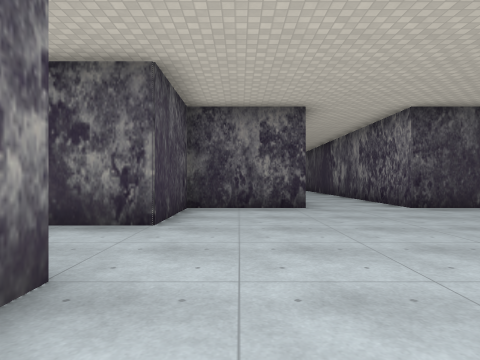
view 1 (above)

23 first-person views from a walk through a Godot game level. The camera is 1.3 m above the floor, looks level and sees 75° across. The floor is counted in squares, 2 m on a side. Each view is taken from the middle of a square. On the plan, view 1 faces up. The plan holds only what a view shows up to about 10 squares ahead; the rest is blank. Some surface patterns are stand-ins.

view 2
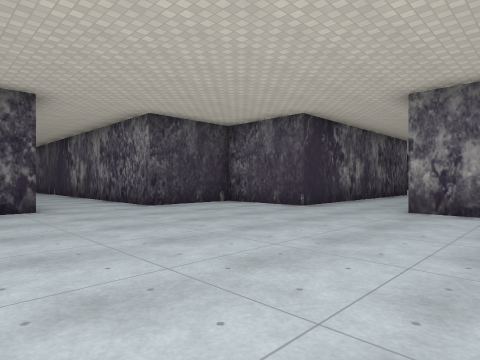

view 3
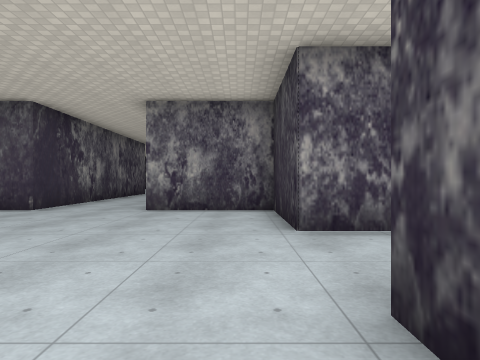

view 4
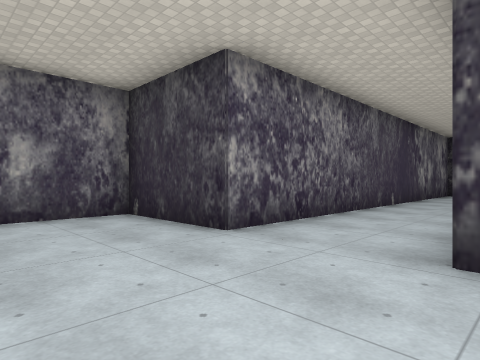

view 5
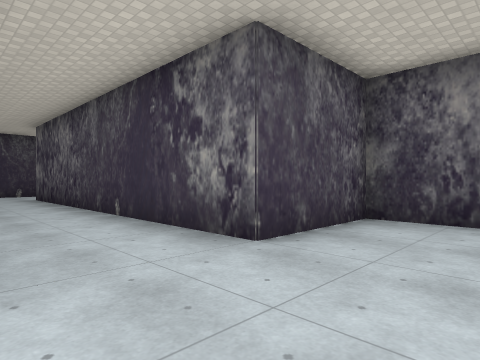

view 6
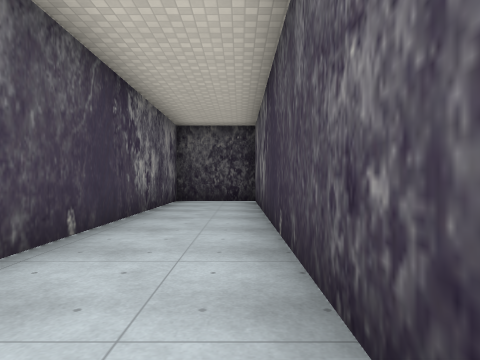

view 7
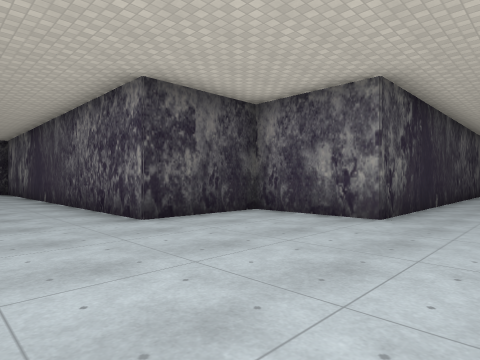

view 8
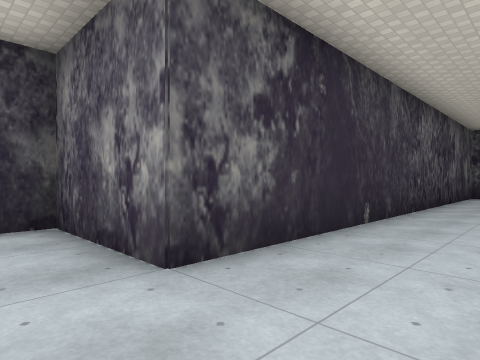

view 9
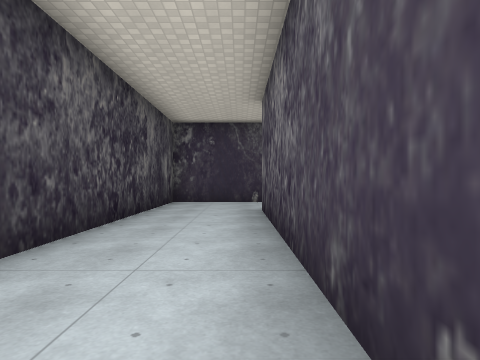

view 10
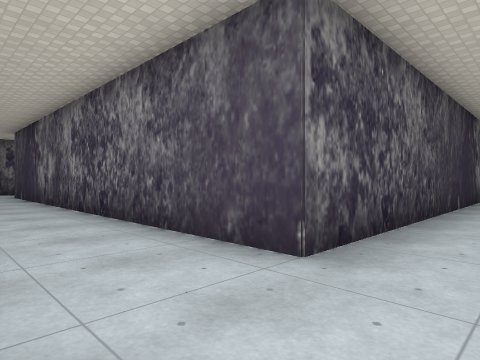

view 11
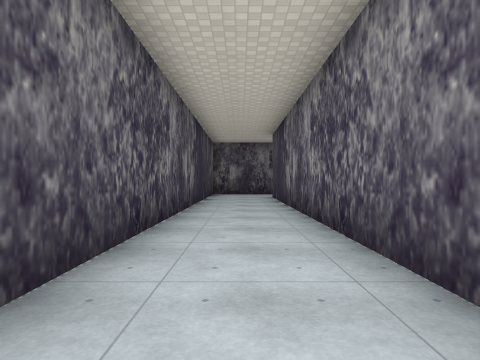

view 12
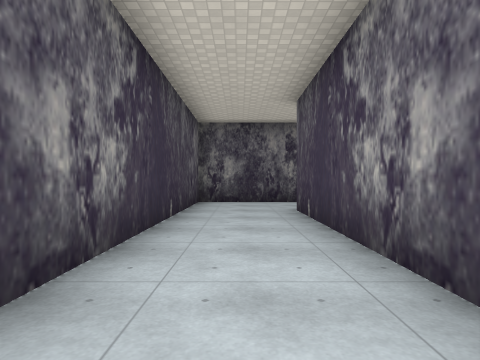

view 13
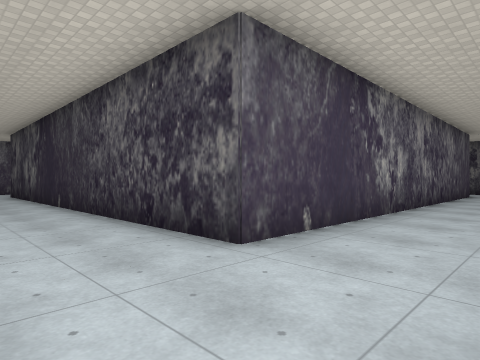

view 14
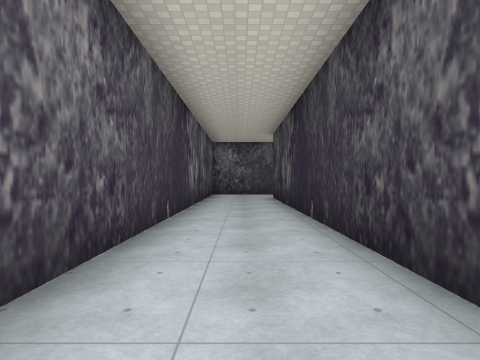

view 15
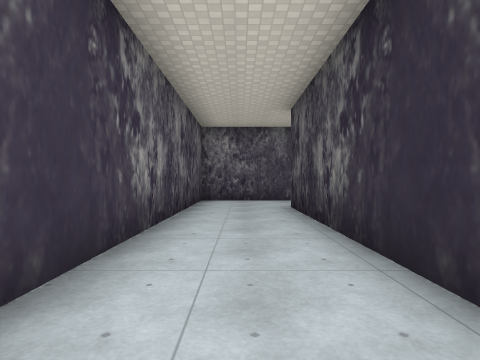

view 16
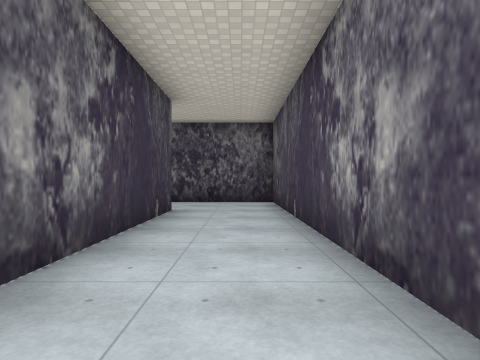

view 17
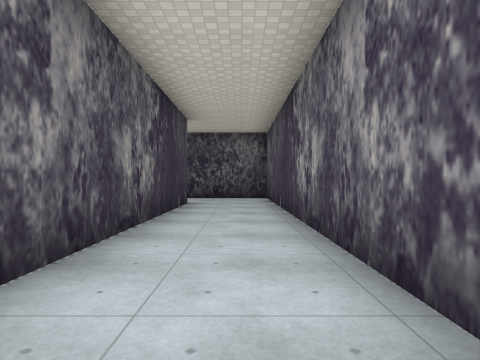

view 18
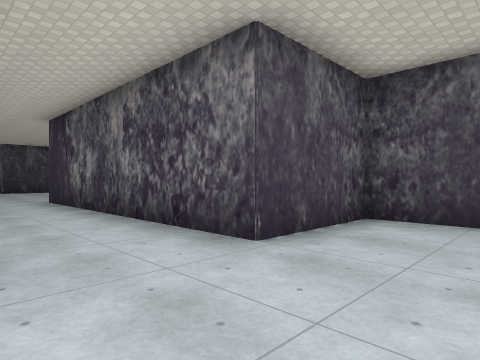

view 19
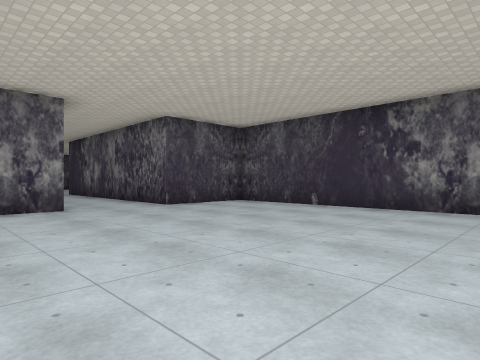

view 20
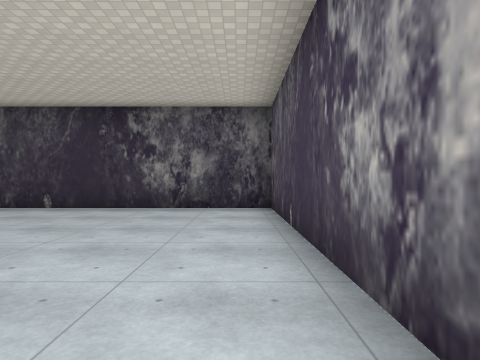

view 21
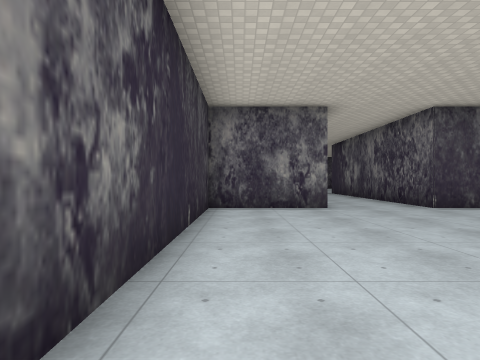

view 22
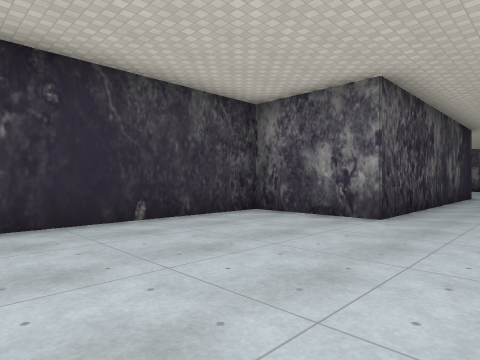

view 23
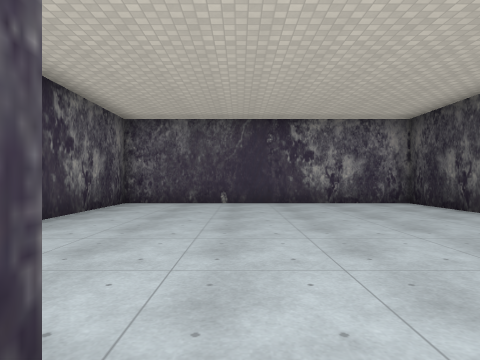

### Floor plan
Ten units are one square. View 1 is at (0, 0); x grows to the right and y downward. Boxes are objects, and circles mark ways between rooms. Rooms are numbered by the first view taken in them; rooms with no view inside come last. Other rooms are left out.
<svg viewBox="-137 -197 369 329">
<path fill="none" stroke="#000" d="M16 -72 -12 -72 -12 -45 -108 -45M67 -45 67 -72 40 -72M-114 -20 -12 -20 -12 7 15 7 15 122M15 127 40 127 40 7 67 7 67 -21M-102 -192 -132 -192 -132 -65M-108 -45 -108 -168 15 -168 15 -99M40 -72 40 -192 -85 -192M-132 -48 -132 -20 -114 -20M78 -20 148 -20 148 7 227 7 227 -72 148 -72 148 -45 67 -45"/>
<circle cx="-110" cy="-35" r="3" fill="#2a7"/>
<circle cx="25" cy="-70" r="3" fill="#2a7"/>
<circle cx="65" cy="-35" r="3" fill="#2a7"/>
<text x="10" y="-10">1</text>
<text x="-60" y="-170">2</text>
<text x="170" y="-40">3</text>
</svg>
Room 1 opens to room 2. Room 1 opens to room 3.

Where each view was taken, in squares from view 1:
view 1: 0 up, 0 right, facing up
view 2: 0 up, 0 right, facing up-right
view 3: 0 up, 0 right, facing right
view 4: 2 up, 1 right, facing down-right
view 5: 2 up, 1 right, facing up-left
view 6: 3 down, 2 right, facing down
view 7: 4 up, 4 right, facing down-left
view 8: 4 up, 0 right, facing down-left
view 9: 4 up, 4 left, facing left
view 10: 3 up, 13 left, facing up-right
view 11: 5 up, 12 left, facing up
view 12: 10 up, 12 left, facing up
view 13: 19 up, 13 left, facing down-right
view 14: 18 up, 10 left, facing right
view 15: 18 up, 6 left, facing right
view 16: 10 up, 3 right, facing up
view 17: 8 up, 3 right, facing up
view 18: 2 up, 17 right, facing up-left
view 19: 0 up, 22 right, facing up-left
view 20: 0 up, 22 right, facing up
view 21: 0 up, 22 right, facing left
view 22: 4 up, 20 right, facing down-left
view 23: 4 up, 14 right, facing right
